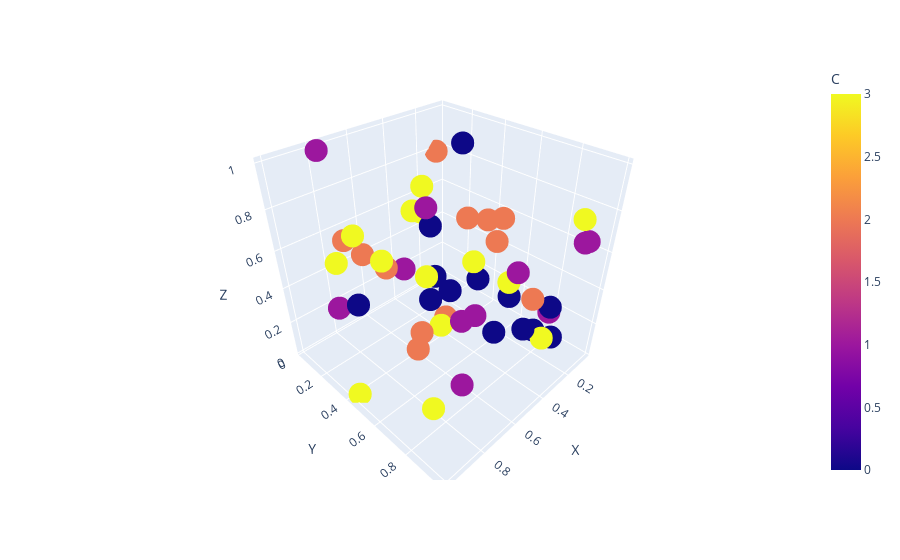

Notebook code for this chart:
### Code cell
fig=px.scatter_3d(df,x="X",y="Y",z="Z",color="C")
fig.show()
